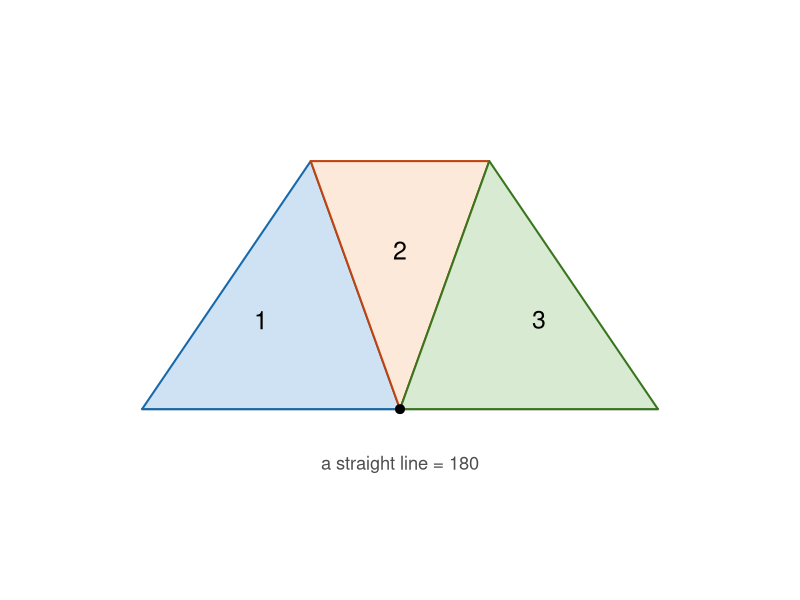
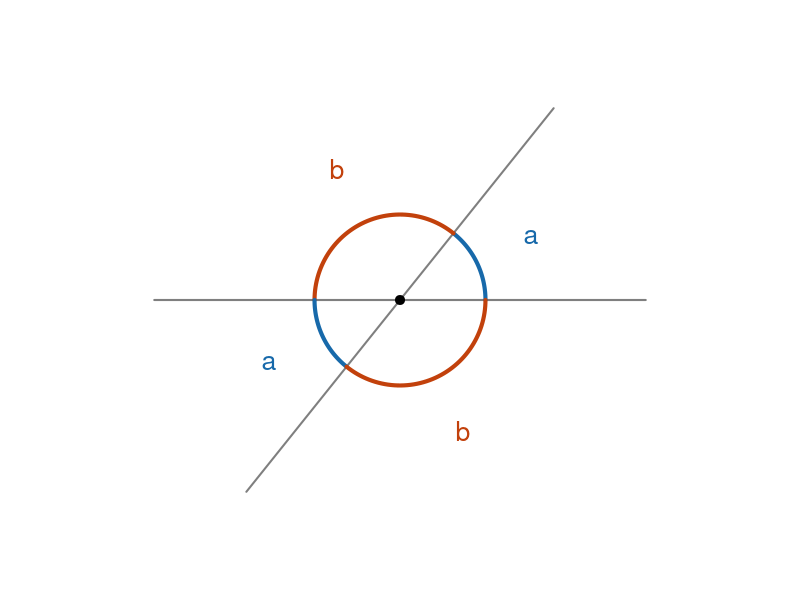
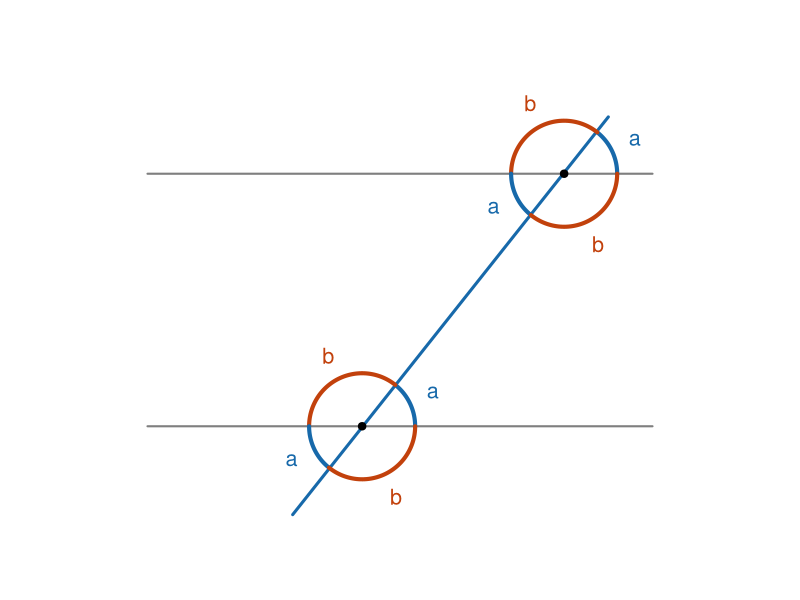
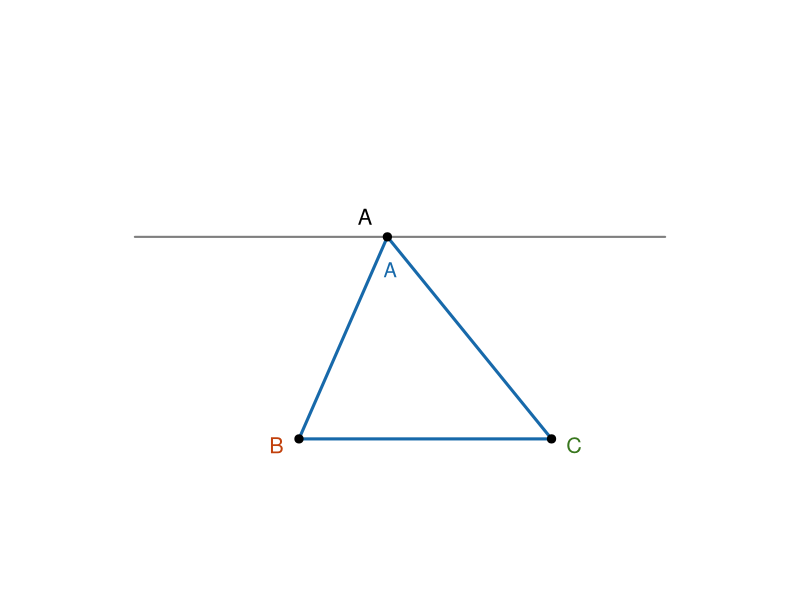
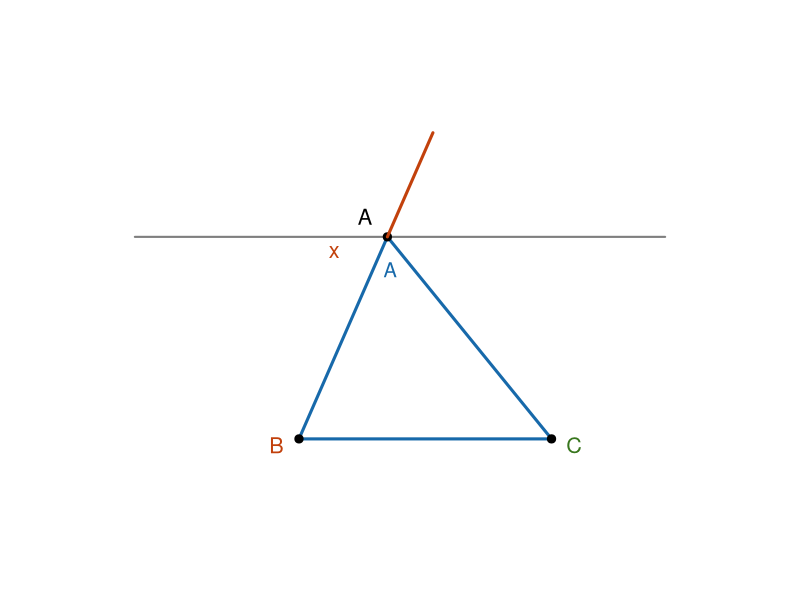
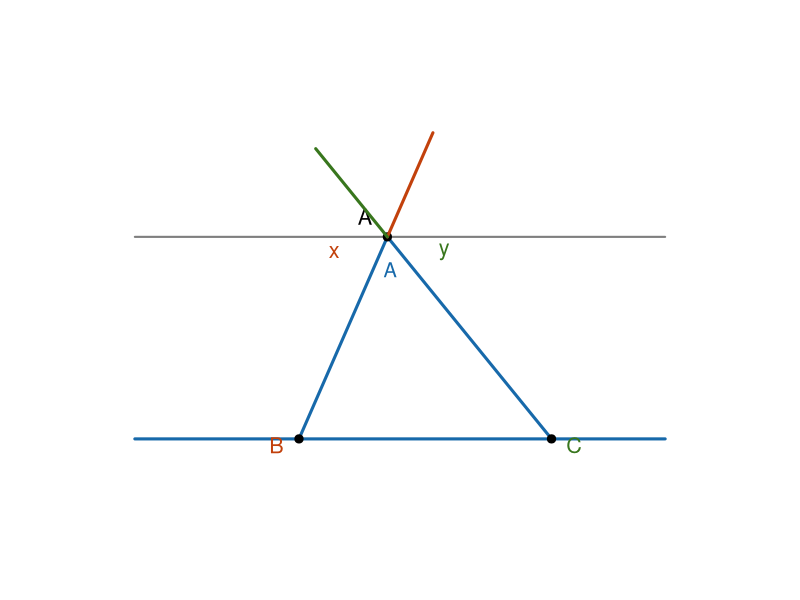
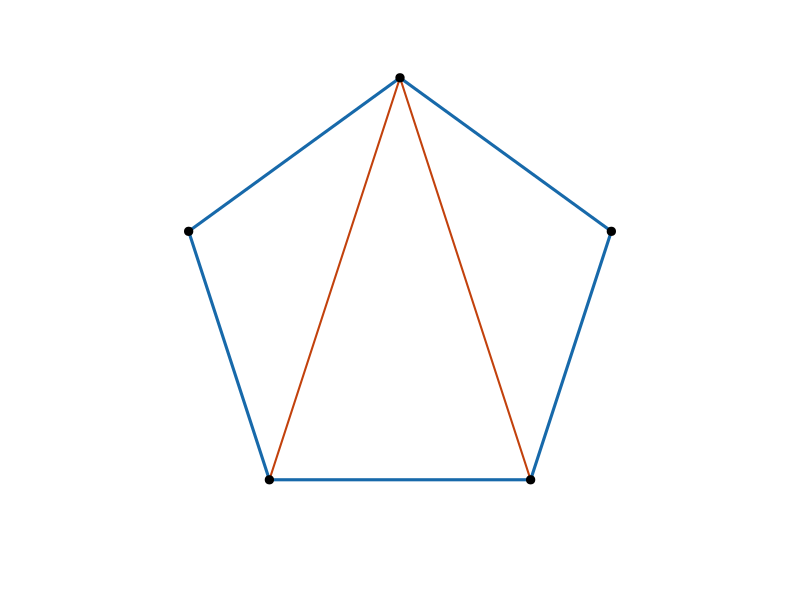
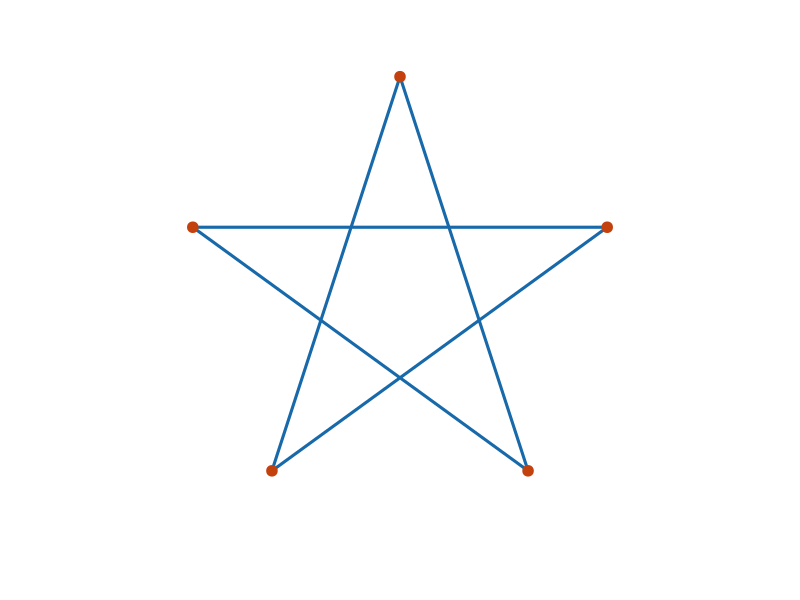

R code for these plots, in order:
## ---- chunk 1
knitr::opts_chunk$set(echo = FALSE, fig.align = "center", dev = "png",
                      fig.width = 5, fig.height = 5, dpi = 150)
blue   <- "#1769aa"
orange <- "#c2410c"

# small helper: draw an angle arc at (cx,cy) from a1 to a2 degrees
arc <- function(cx, cy, r, a1, a2, col, lwd = 3) {
  a <- seq(a1, a2, length.out = 60) * pi / 180
  lines(cx + r * cos(a), cy + r * sin(a), col = col, lwd = lwd)
}

# the "Now the proof" figure, built up in three steps:
# 1 = triangle + parallel line through A, extended beyond the triangle
# 2 = + side BA extended beyond A (the transversal for the x/B pair), orange
# 3 = + side CA extended beyond A (the transversal for the y/C pair), green
draw_proof <- function(step) {
  par(mar = c(0,0,0,0), pty = "s")
  A <- c(0.7, 1.6); Bp <- c(0, 0); Cp <- c(2, 0)
  green <- "#38761d"
  plot(NA, xlim = c(-1.4, 3.0), ylim = c(-0.4, 2.6), asp = 1, axes = FALSE,
       xlab = "", ylab = "")
  segments(-1.3, A[2], 2.9, A[2], col = "grey50", lwd = 2)
  if (step >= 3) {
    segments(-1.3, 0, 2.9, 0, col = blue, lwd = 3)
  } else {
    segments(Bp[1], 0, Cp[1], 0, col = blue, lwd = 3)
  }
  segments(A[1], A[2], Bp[1], Bp[2], col = blue, lwd = 3)
  segments(A[1], A[2], Cp[1], Cp[2], col = blue, lwd = 3)
  points(rbind(A, Bp, Cp), pch = 19, cex = 1.1)
  text(A[1] - 0.18, A[2] + 0.16, "A", cex = 1.3)
  text(Bp[1] - 0.18, Bp[2] - 0.05, "B", cex = 1.3, col = orange)
  text(Cp[1] + 0.18, Cp[2] - 0.05, "C", cex = 1.3, col = green)
  if (step >= 2) {
    dirBA <- (A - Bp) / sqrt(sum((A - Bp)^2))
    Aext <- A + 0.9 * dirBA
    segments(A[1], A[2], Aext[1], Aext[2], col = orange, lwd = 3)
    text(A[1] - 0.42, A[2] - 0.12, "x", cex = 1.3, col = orange)
  }
  if (step >= 3) {
    dirCA <- (A - Cp) / sqrt(sum((A - Cp)^2))
    Aext2 <- A + 0.9 * dirCA
    segments(A[1], A[2], Aext2[1], Aext2[2], col = green, lwd = 3)
    text(A[1] + 0.45, A[2] - 0.12, "y", cex = 1.3, col = green)
  }
  text(A[1] + 0.02, A[2] - 0.26, "A", cex = 1.2, col = blue)
}
## ---- chunk 2
par(mar = c(0,0,0,0), pty = "s")
plot(NA, xlim = c(-1.4, 1.4), ylim = c(-0.4, 1.5), asp = 1, axes = FALSE,
     xlab = "", ylab = "")
# straight base line
segments(-1.3, 0, 1.3, 0, col = "grey50", lwd = 2)
# three torn wedges meeting at the origin, filling the half-plane
polygon(c(0, -1.3, -0.45), c(0, 0, 1.25), col = "#cfe2f3", border = blue, lwd = 2)
polygon(c(0, -0.45, 0.45), c(0, 1.25, 1.25), col = "#fde9d9", border = orange, lwd = 2)
polygon(c(0, 0.45, 1.3), c(0, 1.25, 0), col = "#d9ead3", border = "#38761d", lwd = 2)
points(0, 0, pch = 19, cex = 1.2)
text(-0.7, 0.45, "1", cex = 1.5)
text(0, 0.8, "2", cex = 1.5)
text(0.7, 0.45, "3", cex = 1.5)
text(0, -0.28, "a straight line = 180", cex = 1.1, col = "grey30")
## ---- chunk 3
par(mar = c(0,0,0,0), pty = "s")
plot(NA, xlim = c(-1.3, 1.3), ylim = c(-1.3, 1.3), asp = 1, axes = FALSE,
     xlab = "", ylab = "")
th1 <- 0; th2 <- 51.3
seg <- function(deg, len = 1.15) {
  a <- deg * pi / 180
  segments(-len * cos(a), -len * sin(a), len * cos(a), len * sin(a),
           col = "grey50", lwd = 2)
}
seg(th1); seg(th2)
arc(0, 0, 0.4, th1, th2, blue, lwd = 4)
arc(0, 0, 0.4, th2, th1 + 180, orange, lwd = 4)
arc(0, 0, 0.4, th1 + 180, th2 + 180, blue, lwd = 4)
arc(0, 0, 0.4, th2 + 180, th1 + 360, orange, lwd = 4)
lab <- function(mid, txt, col, rr = 0.68) {
  a <- mid * pi / 180
  text(rr * cos(a), rr * sin(a), txt, cex = 1.6, col = col)
}
lab((th1 + th2) / 2, "a", blue)
lab((th2 + th1 + 180) / 2, "b", orange)
lab((th1 + 180 + th2 + 180) / 2, "a", blue)
lab((th2 + 180 + th1 + 360) / 2, "b", orange)
points(0, 0, pch = 19, cex = 1.2)
## ---- chunk 4
par(mar = c(0,0,0,0))
plot(NA, xlim = c(-1.2, 3.2), ylim = c(-0.9, 2.9), asp = 1, axes = FALSE,
     xlab = "", ylab = "")
segments(-1, 2, 3, 2, col = "grey50", lwd = 2)
segments(-1, 0, 3, 0, col = "grey50", lwd = 2)
B <- c(0.7, 0); T <- c(2.3, 2)
segments(B[1] - 0.55, B[2] - 0.7, T[1] + 0.35, T[2] + 0.45, col = blue, lwd = 3)
th1 <- 0; th2 <- 51.3; r <- 0.42
draw4 <- function(pt) {
  arc(pt[1], pt[2], r, th1, th2, blue, lwd = 4)
  arc(pt[1], pt[2], r, th2, th1 + 180, orange, lwd = 4)
  arc(pt[1], pt[2], r, th1 + 180, th2 + 180, blue, lwd = 4)
  arc(pt[1], pt[2], r, th2 + 180, th1 + 360, orange, lwd = 4)
  points(pt[1], pt[2], pch = 19)
}
draw4(T); draw4(B)
lab <- function(pt, mid, txt, col, rr = 0.62) {
  a <- mid * pi / 180
  text(pt[1] + rr * cos(a), pt[2] + rr * sin(a), txt, cex = 1.3, col = col)
}
lab(T, (th1 + th2) / 2, "a", blue)
lab(T, (th2 + th1 + 180) / 2, "b", orange)
lab(T, (th1 + 180 + th2 + 180) / 2, "a", blue)
lab(T, (th2 + 180 + th1 + 360) / 2, "b", orange)
lab(B, (th1 + th2) / 2, "a", blue)
lab(B, (th2 + th1 + 180) / 2, "b", orange)
lab(B, (th1 + 180 + th2 + 180) / 2, "a", blue)
lab(B, (th2 + 180 + th1 + 360) / 2, "b", orange)
## ---- chunk 5
draw_proof(1)
## ---- chunk 6
draw_proof(2)
## ---- chunk 7
draw_proof(3)
## ---- chunk 8
par(mar = c(0,0,0,0), pty = "s")
k <- 0:4
th <- (90 + 72 * k) * pi / 180
px <- cos(th); py <- sin(th)
plot(NA, xlim = c(-1.25, 1.25), ylim = c(-1.25, 1.25), asp = 1, axes = FALSE,
     xlab = "", ylab = "")
polygon(px, py, border = blue, lwd = 3)
# diagonals from vertex 1 splitting into 3 triangles
segments(px[1], py[1], px[3], py[3], col = orange, lwd = 2)
segments(px[1], py[1], px[4], py[4], col = orange, lwd = 2)
points(px, py, pch = 19, cex = 1.1)
## ---- chunk 9
par(mar = c(0,0,0,0), pty = "s")
k <- 0:4
th <- (90 + 72 * k) * pi / 180
px <- cos(th); py <- sin(th)
ord <- c(1, 3, 5, 2, 4, 1)
plot(NA, xlim = c(-1.25, 1.25), ylim = c(-1.3, 1.25), asp = 1, axes = FALSE,
     xlab = "", ylab = "")
polygon(px[ord], py[ord], border = blue, lwd = 3)
points(px, py, pch = 19, cex = 1.4, col = orange)
## ---- chunk 10
par(mar = c(0,0,0,0), pty = "s")
k <- 0:4
th <- (90 + 72 * k) * pi / 180
px <- cos(th); py <- sin(th)
ord <- c(1, 3, 5, 2, 4, 1)
plot(NA, xlim = c(-1.25, 1.25), ylim = c(-1.3, 1.25), asp = 1, axes = FALSE,
     xlab = "", ylab = "")
polygon(px[ord], py[ord], border = blue, lwd = 3)
points(px, py, pch = 19, cex = 1.4, col = orange)
